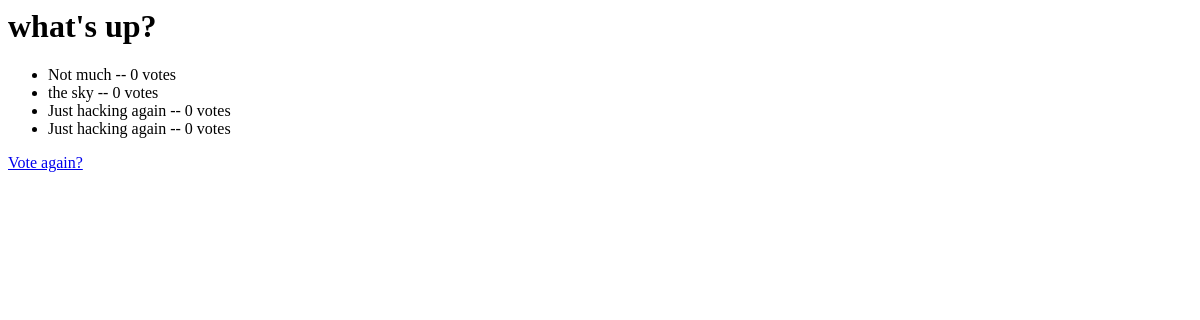
Before: /polls/1/results/ with the older database file.
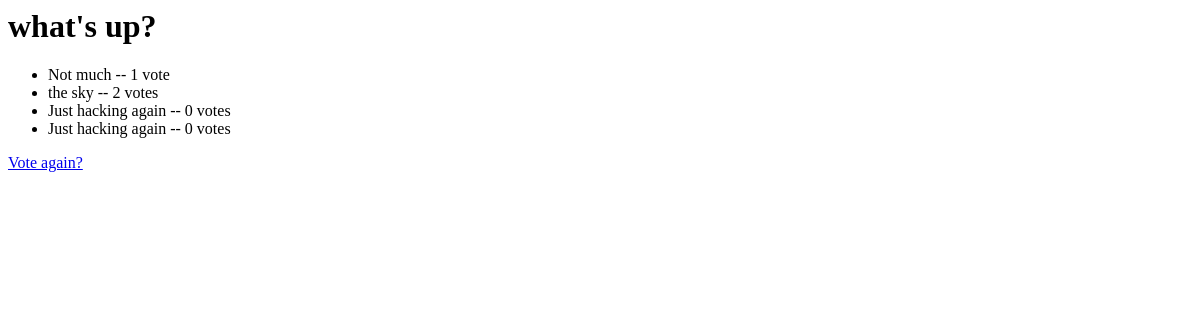
After: the same page with the newer database file.
### polls/models.py (models this page shows, shortened)
class Question(models.Model):
    question_text = models.CharField(max_length=200)
    pub_date = models.DateTimeField('date published')

class Choice(models.Model):
    question = models.ForeignKey(Question)
    choice_text = models.CharField(max_length=200)
    votes = models.IntegerField(default=0)

### polls/views.py (the view)
# urls.py: path('<int:question_id>/results/', views.results, name='results'),
def results(request, question_id):
    question = get_object_or_404(Question, pk=question_id)
    return render(request, 'polls/results.html', {'question': question})

### polls/templates/polls/results.html
<h1>{{ question.question_text }}</h1>
<ul>
{% for choice in question.choice_set.all %}
    <li>{{ choice.choice_text }} -- {{ choice.votes }} vote{{ choice.votes|pluralize }}</li>
{% endfor %}
</ul>
<a href="{% url 'polls:detail' question.id %}">Vote again?</a>

Changed rows visible on the page:
changed Choice "Not much": votes "0" → "1"
changed Choice "the sky": votes "0" → "2"
